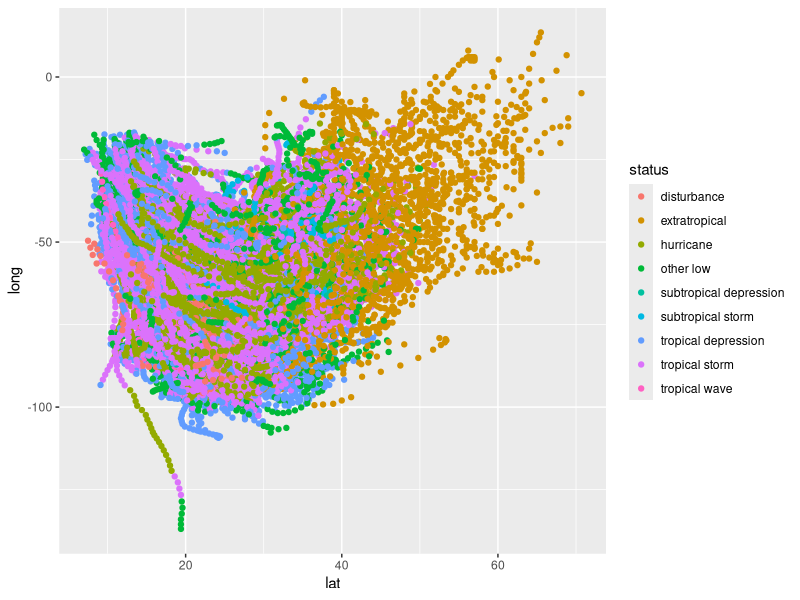
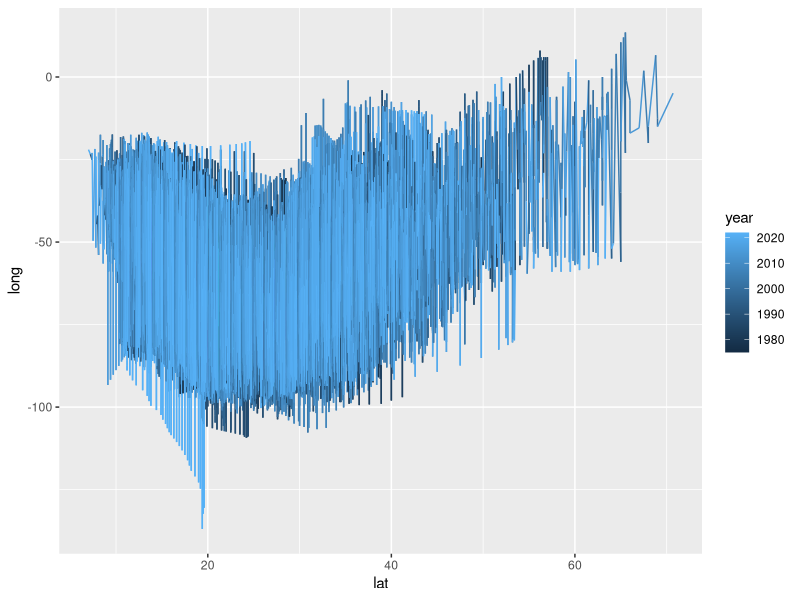
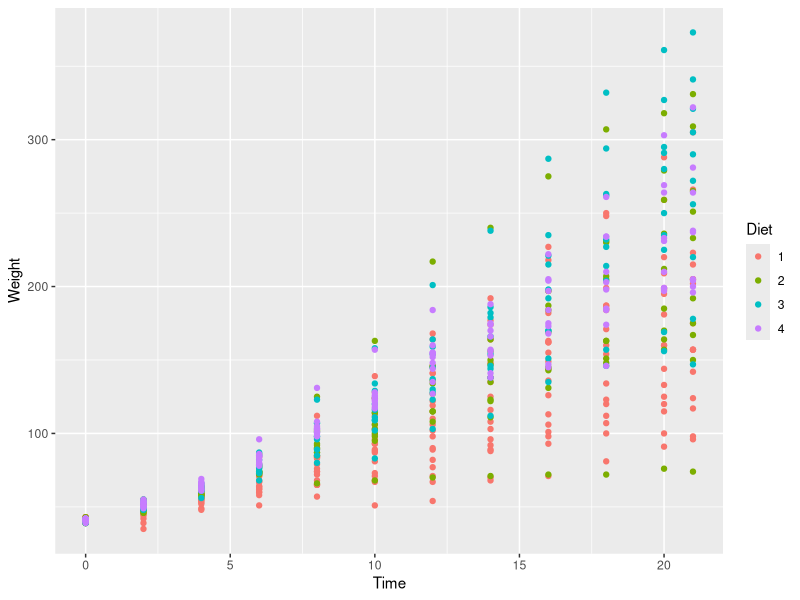
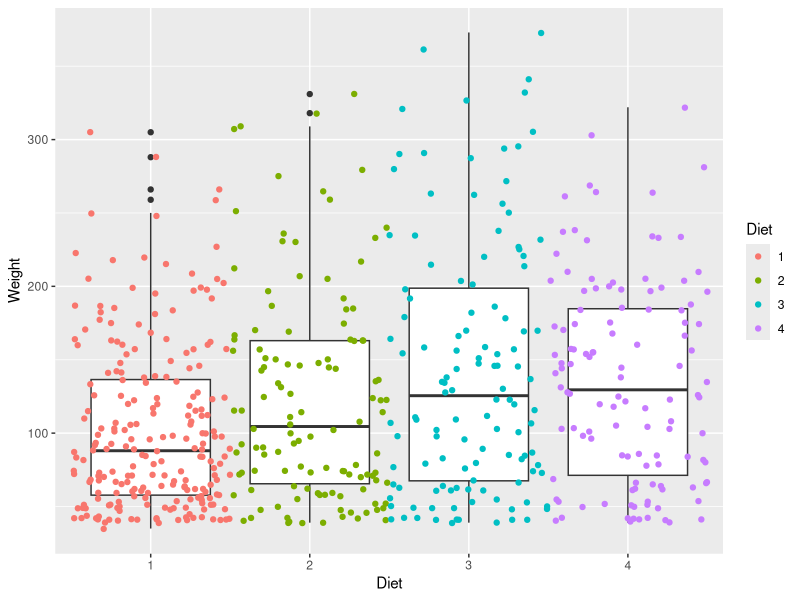
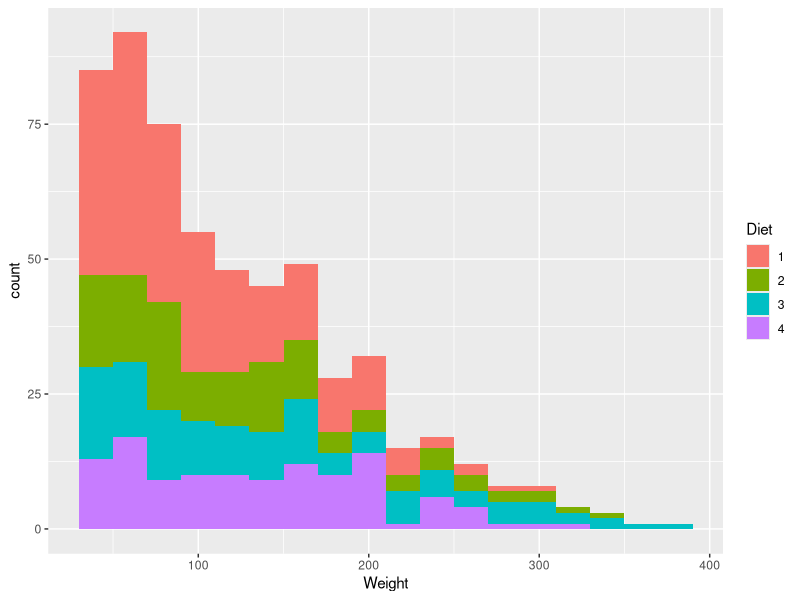
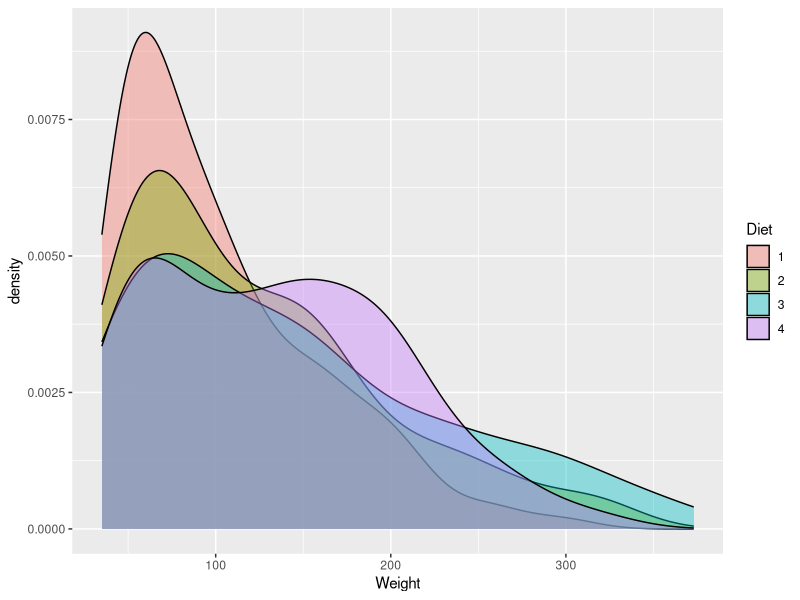
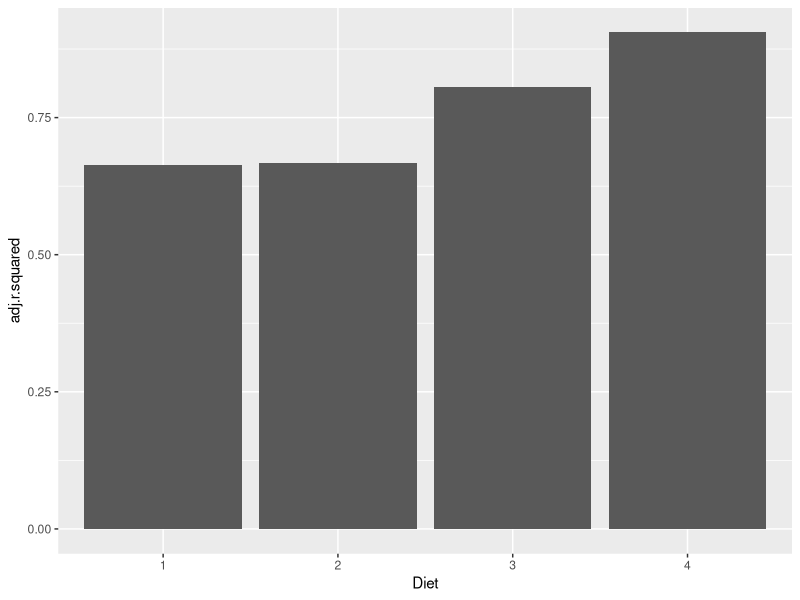

These figures' R source, in order:
## ---- chunk 1
library(tidyverse)
library(broom)
library(glmnet)
## ---- chunk 2
st <- storms

head(st)
summary(st)
## ---- chunk 3
st$name %>%
    unique() %>%
    length()

count(st, status)
## ---- chunk 4
hu <- st %>%
    filter(status == 'hurricane')

hu_names <- hu$name %>% 
    unique()
cat('There are:', length(hu_names), 'hurricanes.')
## ---- chunk 5
ggplot(st, aes(lat, long, color=status)) +
    geom_point()
## ---- chunk 6
ggplot(st, aes(lat, long, color = year)) +
    geom_line()
## ---- chunk 7
cw <- ChickWeight

cw <- as.tibble(cw) %>%
    rename(Weight = weight)
## ---- chunk 8
#Count by itself does not work because each Chick has multiple rows. Instead we must filter out the 
count(cw, Diet)

a <- cw %>%
    select(Chick, Diet)

b <- a[!duplicated(a$Chick),]

count(b, Diet)
## ---- chunk 9
t <- cw %>% distinct(Chick, Diet) %>% count(Diet)
t
## ---- chunk 10
ggplot(cw, aes(Time, Weight, color=Diet)) +
    geom_point()
## ---- chunk 11
ggplot(cw, aes(Diet, Weight)) +
    geom_boxplot() +
    geom_jitter(aes(color=Diet), width=0.5)
## ---- chunk 12
ggplot(cw, aes(Weight, fill=Diet)) +
    geom_histogram(position='stack', binwidth=20)
## ---- chunk 13
ggplot(cw, aes(Weight, fill=Diet)) +
    geom_density(alpha=0.40)
## ---- chunk 14
cw %>%
    head
## ---- chunk 15
nt <- cw %>%
    nest(-Diet) %>%
    mutate(model = map(data, ~ lm(Weight~Time, data=.)),
            results = map(model, glance)) %>%
    unnest(results)

nt
## ---- chunk 16
ggplot(nt, aes(Diet, adj.r.squared)) +
    geom_bar(stat='identity')
